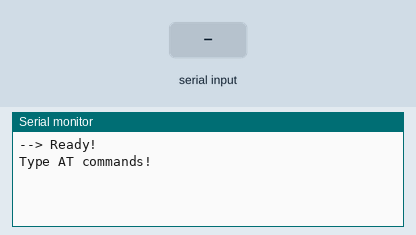
This sketch was run on a simulated Arduino Uno, built with avr-gcc and run on an emulated ATmega328P. Shown: the last lines printed to the serial monitor. Inputs (shaded band) come from the test bench.

Above: at 1.2 s.
1.3 s: "4" received over the second serial link
At 1.8 s:
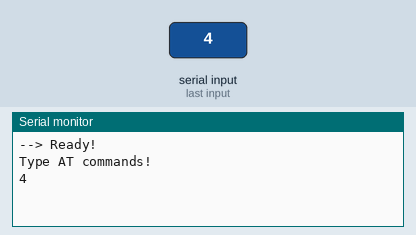
2.8 s: "5" received over the second serial link
At 4.2 s:
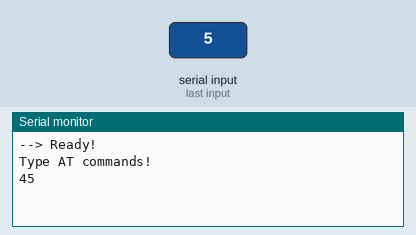

The sketch:

jymcu_bridge.ino
```cpp
#include <SoftwareSerial.h>


SoftwareSerial mySerial(8, 9); // RX, TX

#define DONT__ASK_FOR_BAUDRATE      1

String command = "";
int keyPin = 4;
uint8_t keyVal;

void setup()
{
   // Init
   Serial.begin(38400);

   if(DONT__ASK_FOR_BAUDRATE) {
     mySerial.begin(38400);
   }
   else
   {
     Serial.println("Choose baudrate , send:\n 1 >> 1200\n 2 >> 2400 \n 3 >> 4800 \n 4 >> 9600 (Default) \n 5 >> 19200 \n 6 >> 38400 \n 7 >> 57600 \n 8 >> 115200 \n 9 >> 230400 ");
     while(! Serial.available() ){

     }
     if( Serial.available() ) {
       char BR = Serial.read();
       Serial.print("got selection : ");  Serial.println(BR);

       if(BR=='4')
         mySerial.begin(9600);
       else if(BR=='5')
         mySerial.begin(19200);
       else if(BR=='6')
         mySerial.begin(38400);
       else if(BR=='7')
         mySerial.begin(57600);
       else if(BR=='8')
         mySerial.begin(115200);
       else if(BR=='9')
         mySerial.begin(230400);
       //-
     }
   }
   Serial.println("\n--> Ready!\n\nType AT commands!");
   //
}

void loop()
{
   // Read device output if available.
   if (mySerial.available()) {
     Serial.write( mySerial.read() );
     //Serial.write(',');
   }
//   if (mySerial.available()) {
//     while(mySerial.available()) { // While there is more to be read, keep reading.
//       command += (char)mySerial.read();
//       delay(3);
//     }
//     Serial.println(command);
//     command = ""; // No repeats
//   }


   // Read user input if available.
   if (Serial.available() ){
       char Ch = Serial.read();
       mySerial.write(Ch);
       //delay(10); // The DELAY!
   }

   //delay(3);
   // END loop()
}
```

Measured:
- after the input at 1.3 s, the serial monitor: prints a new line at once (image 1)
- after the input at 2.8 s, the serial monitor: prints a new line at once (image 2)
